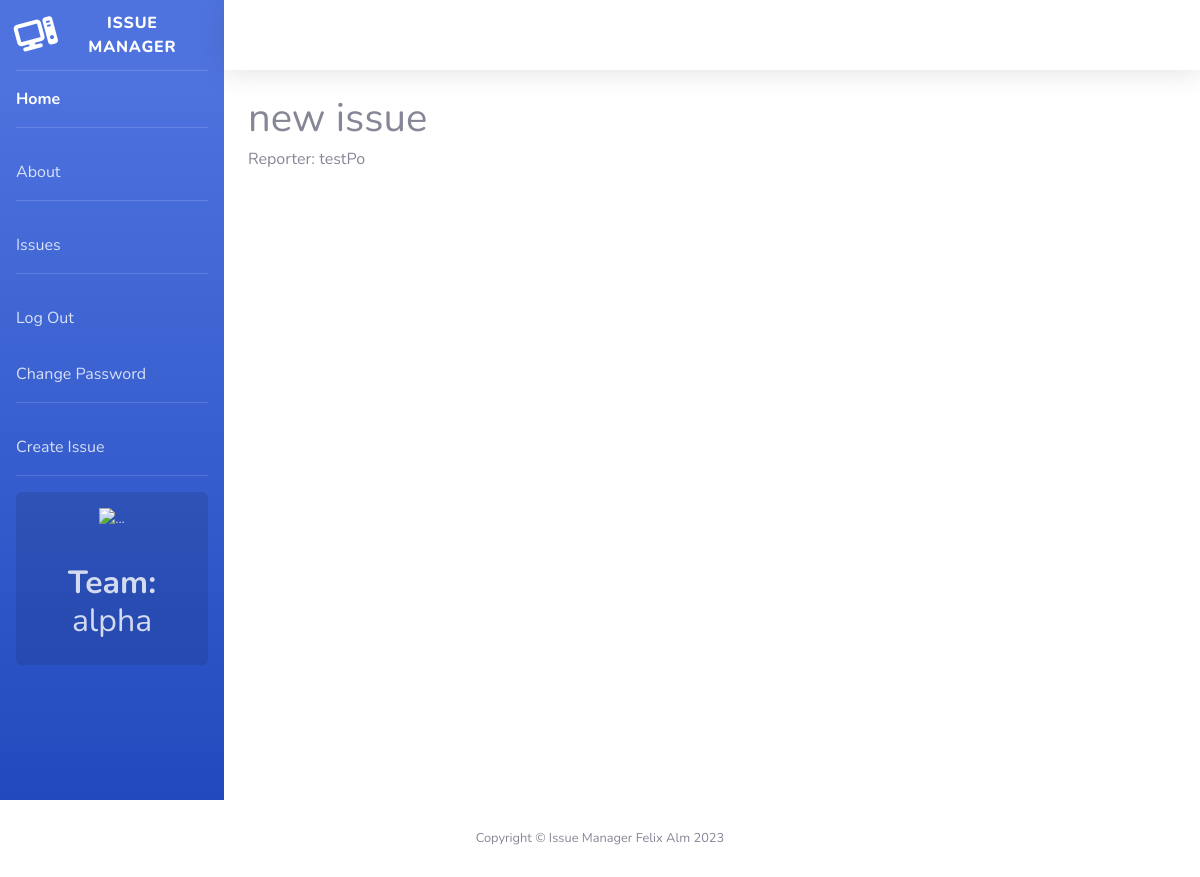
The app's page /issues/7/ (signed in) with its own data.
### accounts/models.py (models this page shows)
class Team(models.Model):
    name= models.CharField(max_length=128)
    description = models.CharField(max_length=256)
    def __str__(self):
        return self.name

class CustomUser(AbstractUser):
    role = models.ForeignKey(
        Role,
        on_delete=models.CASCADE,
        null=True, blank=True
    )
    team = models.ForeignKey(
        Team,
        on_delete=models.CASCADE,
        null=True, blank=True
    )

### issues/models.py (models this page shows, shortened)
class Issue(models.Model):
    summary =models.CharField(max_length=264)
    description=models.TextField()
    status=models.ForeignKey(
        Status, on_delete=models.CASCADE,
        blank=True, null=True
        )
    priority=models.ForeignKey(
        Priority, on_delete=models.CASCADE,
        blank=True, null=True
        )
    assignee=models.ForeignKey(get_user_model(), on_delete=models.CASCADE)
    reporter=models.ForeignKey(get_user_model(), on_delete=models.CASCADE, related_name="reporter")
    created_on = models.DateTimeField(auto_now_add=True)

### issues/views.py (the view)
# urls.py: path("<int:pk>/", views.IssueDetailView.as_view(), name="detail"),
class IssueDetailView(DetailView):
    template_name = "issues/detail.html"
    model = Issue
    def get_context_data(self, **kwargs):
        context = super().get_context_data(**kwargs)
        user_team = None
        if self.request.user.is_authenticated:
            user_team = self.request.user.team
        user_role = None
        if self.request.user.is_authenticated:
            user_role = self.request.user.role
        context['user_team'] = user_team
        context['user_role'] = user_role
        return context

### templates/issues/detail.html (shortened to what this page needs)
{% extends 'base.html' %}
{% block content %}
<h1>{{ issue.description }}</h1>
<h6>Reporter: {{ issue.reporter }}</h6>
{% endblock content %}

### templates/base.html (shortened to what this page needs)
<!DOCTYPE html>
<html lang="en">
{% load static %}
<head>
    <link href="{% static 'vendor/fontawesome-free/css/all.min.css' %}" rel="stylesheet" type="text/css">
    <link href="{% static 'css/sb-admin-2.min.css' %} " rel="stylesheet">
    <link rel="stylesheet" href="https://cdnjs.cloudflare.com/ajax/libs/font-awesome/6.4.0/css/all.min.css">
    <link  href="{% static 'css/base.css' %}" rel="stylesheet">
</head>
<body id="page-top">
    <div id="wrapper">
        <ul class="navbar-nav bg-gradient-primary sidebar sidebar-dark accordion" id="accordionSidebar">
            <a class="sidebar-brand d-flex align-items-center justify-content-center"href="{% url 'home' %}">
                <div class="sidebar-brand-icon rotate-n-15">
                    <i class="fa-solid fa-computer"></i>
                </div>
                <div class="sidebar-brand-text mx-3">Issue Manager</div>
            </a>
            <hr class="sidebar-divider my-0">
            <li class="nav-item active">
                <a class="nav-link" href="{% url 'home' %}">Home</a>
            </li>
            <hr class="sidebar-divider">
            <li class="nav-item">
                <a class="nav-link" href="{% url 'about' %}">About</a>
            </li>
            <hr class="sidebar-divider">
            <li class="nav-item ">
                <a class="nav-link" href="{% url 'list' %}">Issues</a>
            </li>
            <hr class="sidebar-divider">
            {% if user.is_authenticated %}
            <li class="nav-item ">
                <a class="nav-link" href="{% url 'logout' %}">Log Out</a>
            </li>
            <li class="nav-item ">
                <a class="nav-link" href="{% url 'password_change' %}">Change Password</a>
            </li>
            {% if user_role.name == "product owner" %}
            <hr class="sidebar-divider">
            <li class="nav-item ">
                <a class="nav-link" href="{% url 'new' %}">Create Issue</a>
            </li>
            {% endif %}
            {% endif %}
            <hr class="sidebar-divider d-none d-md-block">
            {% if user.is_authenticated and user_team %}
            <div class="sidebar-card d-none d-lg-flex">
                <img class="sidebar-card-illustration mb-2" src="img/undraw_rocket.svg" alt="...">
                <h2 class="text-center mb-2"><strong>Team:</strong> {{ user_team }}</h2>
            </div>
            {% endif %}
        </ul>
            <div id="content" style="width: 100%;">
                <nav class="navbar navbar-expand navbar-light bg-white topbar mb-4 static-top shadow">
                </nav>
                <div class="container-fluid">
                    {% block content %}
                    {% endblock content %}
                    </div>
                </div>
            </div>
            <footer class="sticky-footer bg-white">
                <div class="container my-auto">
                    <div class="copyright text-center my-auto">
                        <span>Copyright &copy; Issue Manager Felix Alm 2023</span>
                    </div>
                </div>
            </footer>
</body>
</html>

### records on screen
Team: name "alpha"
Issue: description "new issue", reporter "testPo"
